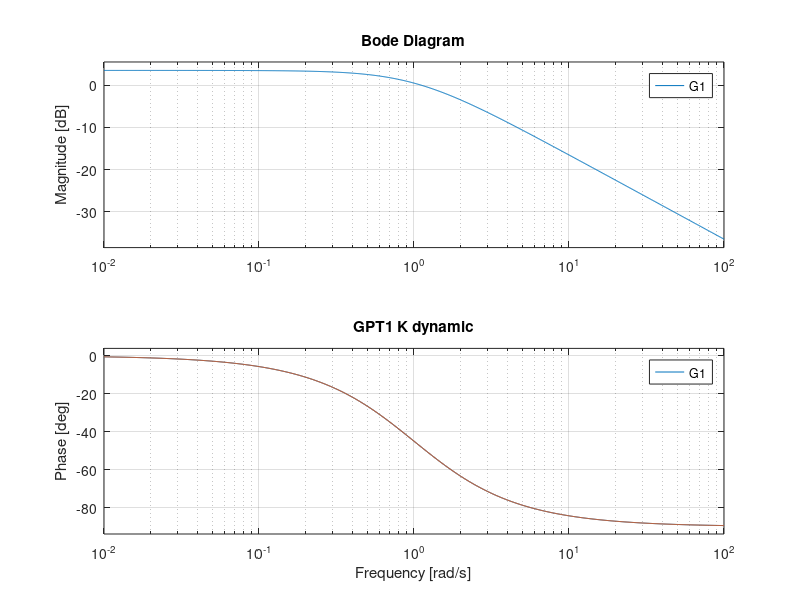
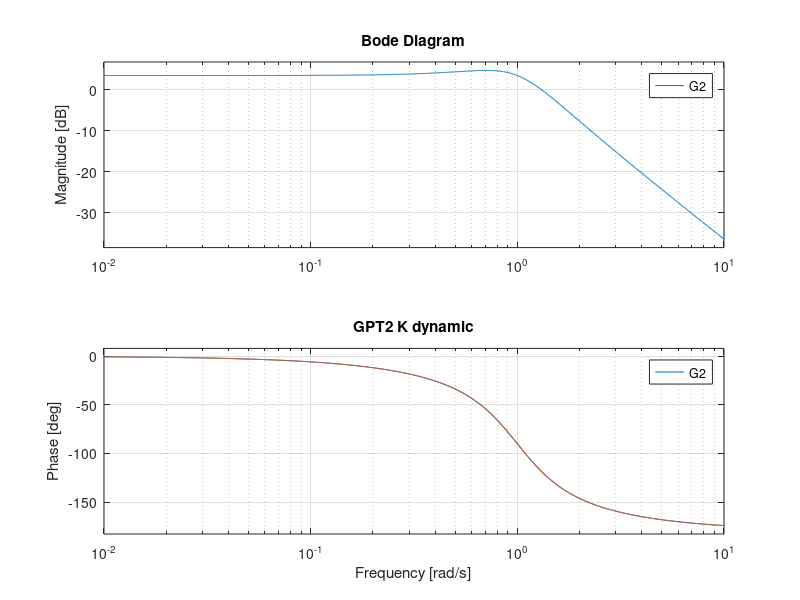
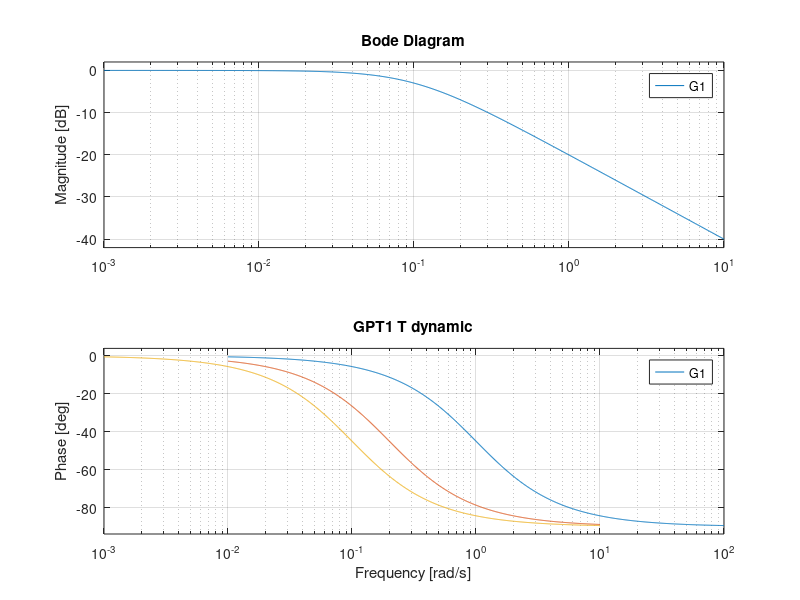
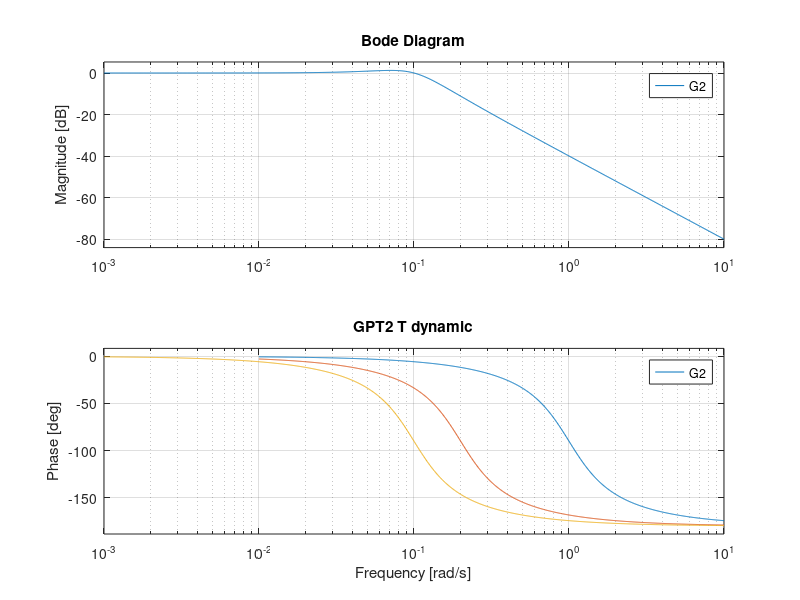

Here is the MATLAB script that generated these plots, in order: (Note: this script raises an error after producing the figures.)
clc

%% rest


a = [2; 0; 5];
b = [4; 2; 1];
c = [0; 1; 0];

A = [2 5 2;...
    4 34 8;...
    4 5 2];

B = [2 4 0;...
    3 2 0;...
    6 2 0];

fprintf('%s\n', "a)")

disp(a * transpose(b))
disp(a + b)
disp(A * b)
disp(transpose(A) * c)
disp(abs(A))
disp(abs(B))
disp(inv(A))
disp(inv(B))


fprintf('%s\n', "b)")

fprintf('%s\n\n', "Was on a workshop, I dont have any exercises yet")


fprintf('%s\n', "c)")

steps = 0:0.05:2*pi;
sinValues = sin(steps);
cosValues = cos(steps);
tanValues = tan(steps);
arcsinValues = asin(steps);
arctanValues = atan(steps);

plot(steps, sinValues, "r",...
     steps, cosValues, "g",...
     steps, tanValues, "b")
 
title("PlotsPlots")
axis([0 2*pi -2 2])
xlabel("Step")
ylabel("MyValues")

subplot(2, 1, 1)

plot(steps, arcsinValues, "c",...
     steps, arctanValues, "m")


title("ArcPlots")
axis([0 2*pi -2 2])
xlabel("Step")
ylabel("YeahValues")



%% bode plots

fprintf('\n%s\n', "d)")

K = [1, 1.5];
T = [1, 5, 10];
d = [0.5, 0.7, 1, 3];

for i = 1:2
    G1 = tf(K(i), [T(1), 1]);
    G2 = tf(K(i), [T(1)^2 2*d(1)*T(1) 1]);
    
    figure(1);
    bode(G1);grid on; hold on;
    title("GPT1 K dynamic");
    
    figure(2);
    bode(G2);grid on; hold on;
    title("GPT2 K dynamic");
end


for i = 1:3
    G1 = tf(K(1), [T(i), 1]);
    G2 = tf(K(1), [T(i)^2 2*d(1)*T(i) 1]);
    
    figure(3);
    bode(G1);grid on; hold on;
    title("GPT1 T dynamic");
    
    figure(4);
    bode(G2);grid on; hold on;
    title("GPT2 T dynamic");
end


for i = 1:4
    G = tf(K(1), [T(1)^2 2*d(i)*T(1) 1]);
    
    figure(5);
    bode(G);grid on; hold on;
    title("GPT2 d dynamic");
end


%% my bode

steps = logspace(-2, 2, 1000) * 1i;

[mag, phase] = mybode(1, [2 1], 0, steps);

figure(1);
subplot(2, 1, 1);
semilogx(abs(steps), mag);
subplot(2, 1, 2);
semilogx(abs(steps), phase);


function [mag, phase] = mybode(a, b, Tt, w)
    if isempty(Tt)
        Tt = 0;
    end
    
    if isempty(w)
        w = logspace(-2, 2, 1000) * sqrt(-1);
    end
    
    g = polyval(a, w) ./ polyval(b, w) .* exp(-Tt * w);
    
    mag = 20 * log10(abs(g));
    phase = angle(g);
end













